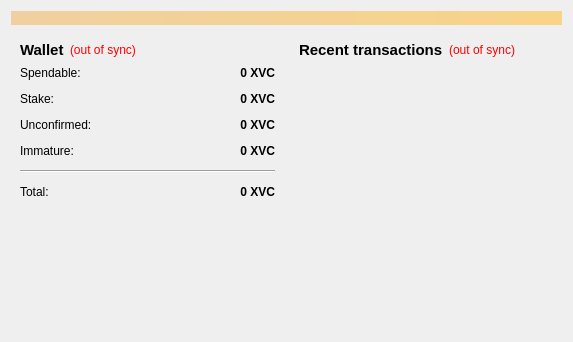
<?xml version="1.0" encoding="UTF-8"?>
<ui version="4.0">
 <class>OverviewPage</class>
 <widget class="QWidget" name="OverviewPage">
  <property name="geometry">
   <rect>
    <x>0</x>
    <y>0</y>
    <width>573</width>
    <height>342</height>
   </rect>
  </property>
  <property name="windowTitle">
   <string>Form</string>
  </property>
  <layout class="QVBoxLayout" name="topLayout">
   <item>
    <widget class="QLabel" name="labelAlerts">
     <property name="visible">
      <bool>false</bool>
     </property>
     <property name="styleSheet">
      <string notr="true">background-color: qlineargradient(x1: 0, y1: 0, x2: 1, y2: 0, stop:0 #F0D0A0, stop:1 #F8D488);  color:#000000
</string>
     </property>
     <property name="wordWrap">
      <bool>true</bool>
     </property>
     <property name="margin">
      <number>3</number>
     </property>
    </widget>
   </item>
   <item>
    <layout class="QHBoxLayout" name="horizontalLayout" stretch="1,1">
     <item>
      <layout class="QVBoxLayout" name="verticalLayout_2">
       <item>
        <widget class="QWidget" name="widget" native="true">
         <layout class="QVBoxLayout" name="verticalLayout_4">
          <item>
           <layout class="QHBoxLayout" name="horizontalLayout_4">
            <item>
             <widget class="QLabel" name="label_5">
              <property name="font">
               <font>
                <pointsize>11</pointsize>
                <weight>75</weight>
                <bold>true</bold>
               </font>
              </property>
              <property name="text">
               <string>Wallet</string>
              </property>
             </widget>
            </item>
            <item>
             <widget class="QLabel" name="labelWalletStatus">
              <property name="toolTip">
               <string>The displayed information may be out of date. Your wallet automatically synchronizes with the Vanillacash network after a connection is established, but this process has not completed yet.</string>
              </property>
              <property name="styleSheet">
               <string notr="true">QLabel { color: red; }</string>
              </property>
              <property name="text">
               <string notr="true">(out of sync)</string>
              </property>
              <property name="alignment">
               <set>Qt::AlignLeading|Qt::AlignLeft|Qt::AlignVCenter</set>
              </property>
             </widget>
            </item>
            <item>
             <spacer name="horizontalSpacer_2">
              <property name="orientation">
               <enum>Qt::Horizontal</enum>
              </property>
              <property name="sizeHint" stdset="0">
               <size>
                <width>40</width>
                <height>20</height>
               </size>
              </property>
             </spacer>
            </item>
           </layout>
          </item>
          <item>
           <layout class="QFormLayout" name="formLayout_2">
            <property name="fieldGrowthPolicy">
             <enum>QFormLayout::AllNonFixedFieldsGrow</enum>
            </property>
            <property name="horizontalSpacing">
             <number>12</number>
            </property>
            <property name="verticalSpacing">
             <number>12</number>
            </property>
            <item row="0" column="0">
             <widget class="QLabel" name="label">
              <property name="text">
               <string>Spendable:</string>
              </property>
             </widget>
            </item>
            <item row="0" column="1">
             <widget class="QLabel" name="labelBalance">
              <property name="font">
               <font>
                <weight>75</weight>
                <bold>true</bold>
               </font>
              </property>
              <property name="cursor">
               <cursorShape>IBeamCursor</cursorShape>
              </property>
              <property name="toolTip">
               <string>Your current spendable balance</string>
              </property>
              <property name="text">
               <string notr="true">0 XVC</string>
              </property>
              <property name="alignment">
               <set>Qt::AlignRight|Qt::AlignTrailing|Qt::AlignVCenter</set>
              </property>
              <property name="textInteractionFlags">
               <set>Qt::LinksAccessibleByMouse|Qt::TextSelectableByKeyboard|Qt::TextSelectableByMouse</set>
              </property>
             </widget>
            </item>
            <item row="1" column="0">
             <widget class="QLabel" name="label_6">
              <property name="text">
               <string>Stake:</string>
              </property>
             </widget>
            </item>
            <item row="1" column="1">
             <widget class="QLabel" name="labelStake">
              <property name="font">
               <font>
                <weight>75</weight>
                <bold>true</bold>
               </font>
              </property>
              <property name="cursor">
               <cursorShape>IBeamCursor</cursorShape>
              </property>
              <property name="toolTip">
               <string>Total of coins that was staked, and do not yet count toward the current balance</string>
              </property>
              <property name="text">
               <string notr="true">0 XVC</string>
              </property>
              <property name="alignment">
               <set>Qt::AlignRight|Qt::AlignTrailing|Qt::AlignVCenter</set>
              </property>
              <property name="textInteractionFlags">
               <set>Qt::LinksAccessibleByMouse|Qt::TextSelectableByKeyboard|Qt::TextSelectableByMouse</set>
              </property>
             </widget>
            </item>
            <item row="2" column="0">
             <widget class="QLabel" name="label_3">
              <property name="text">
               <string>Unconfirmed:</string>
              </property>
             </widget>
            </item>
            <item row="2" column="1">
             <widget class="QLabel" name="labelUnconfirmed">
              <property name="font">
               <font>
                <weight>75</weight>
                <bold>true</bold>
               </font>
              </property>
              <property name="cursor">
               <cursorShape>IBeamCursor</cursorShape>
              </property>
              <property name="toolTip">
               <string>Total of transactions that have yet to be confirmed, and do not yet count toward the current balance</string>
              </property>
              <property name="text">
               <string notr="true">0 XVC</string>
              </property>
              <property name="alignment">
               <set>Qt::AlignRight|Qt::AlignTrailing|Qt::AlignVCenter</set>
              </property>
              <property name="textInteractionFlags">
               <set>Qt::LinksAccessibleByMouse|Qt::TextSelectableByKeyboard|Qt::TextSelectableByMouse</set>
              </property>
             </widget>
            </item>
            <item row="3" column="0">
             <widget class="QLabel" name="labelImmatureText">
              <property name="text">
               <string>Immature:</string>
              </property>
             </widget>
            </item>
            <item row="3" column="1">
             <widget class="QLabel" name="labelImmature">
              <property name="font">
               <font>
                <weight>75</weight>
                <bold>true</bold>
               </font>
              </property>
              <property name="toolTip">
               <string>Mined balance that has not yet matured</string>
              </property>
              <property name="text">
               <string notr="true">0 XVC</string>
              </property>
              <property name="alignment">
               <set>Qt::AlignRight|Qt::AlignTrailing|Qt::AlignVCenter</set>
              </property>
              <property name="textInteractionFlags">
               <set>Qt::LinksAccessibleByMouse|Qt::TextSelectableByKeyboard|Qt::TextSelectableByMouse</set>
              </property>
             </widget>
            </item>
            <item row="4" column="0" colspan="2">
             <widget class="Line" name="line">
              <property name="orientation">
               <enum>Qt::Horizontal</enum>
              </property>
             </widget>
            </item>
            <item row="5" column="0">
             <widget class="QLabel" name="labelTotalText">
              <property name="text">
               <string>Total:</string>
              </property>
             </widget>
            </item>
            <item row="5" column="1">
             <widget class="QLabel" name="labelTotal">
              <property name="font">
               <font>
                <weight>75</weight>
                <bold>true</bold>
               </font>
              </property>
              <property name="cursor">
               <cursorShape>IBeamCursor</cursorShape>
              </property>
              <property name="toolTip">
               <string>Your current total balance</string>
              </property>
              <property name="text">
               <string notr="true">0 XVC</string>
              </property>
              <property name="alignment">
               <set>Qt::AlignRight|Qt::AlignTrailing|Qt::AlignVCenter</set>
              </property>
              <property name="textInteractionFlags">
               <set>Qt::LinksAccessibleByMouse|Qt::TextSelectableByKeyboard|Qt::TextSelectableByMouse</set>
              </property>
             </widget>
            </item>
           </layout>
          </item>
         </layout>
        </widget>
       </item>
       <item>
        <spacer name="verticalSpacer">
         <property name="orientation">
          <enum>Qt::Vertical</enum>
         </property>
         <property name="sizeHint" stdset="0">
          <size>
           <width>20</width>
           <height>40</height>
          </size>
         </property>
        </spacer>
       </item>
      </layout>
     </item>
     <item>
      <layout class="QVBoxLayout" name="verticalLayout_3">
       <item>
        <widget class="QWidget" name="widget_2" native="true">
         <layout class="QVBoxLayout" name="verticalLayout">
          <item>
           <layout class="QHBoxLayout" name="horizontalLayout_2">
            <item>
             <widget class="QLabel" name="label_4">
              <property name="font">
               <font>
                <pointsize>11</pointsize>
                <weight>75</weight>
                <bold>true</bold>
               </font>
              </property>
              <property name="text">
               <string>&lt;b&gt;Recent transactions&lt;/b&gt;</string>
              </property>
             </widget>
            </item>
            <item>
             <widget class="QLabel" name="labelTransactionsStatus">
              <property name="toolTip">
               <string>The displayed information may be out of date. Your wallet automatically synchronizes with the Vanillacash network after a connection is established, but this process has not completed yet.</string>
              </property>
              <property name="styleSheet">
               <string notr="true">QLabel { color: red; }</string>
              </property>
              <property name="text">
               <string notr="true">(out of sync)</string>
              </property>
              <property name="alignment">
               <set>Qt::AlignRight|Qt::AlignTrailing|Qt::AlignVCenter</set>
              </property>
             </widget>
            </item>
            <item>
             <spacer name="horizontalSpacer">
              <property name="orientation">
               <enum>Qt::Horizontal</enum>
              </property>
              <property name="sizeHint" stdset="0">
               <size>
                <width>40</width>
                <height>20</height>
               </size>
              </property>
             </spacer>
            </item>
           </layout>
          </item>
          <item>
           <widget class="QListView" name="listTransactions">
            <property name="styleSheet">
             <string notr="true">QListView { background: transparent; }</string>
            </property>
            <property name="frameShape">
             <enum>QFrame::NoFrame</enum>
            </property>
            <property name="verticalScrollBarPolicy">
             <enum>Qt::ScrollBarAlwaysOff</enum>
            </property>
            <property name="horizontalScrollBarPolicy">
             <enum>Qt::ScrollBarAlwaysOff</enum>
            </property>
            <property name="selectionMode">
             <enum>QAbstractItemView::NoSelection</enum>
            </property>
           </widget>
          </item>
         </layout>
        </widget>
       </item>
      </layout>
     </item>
    </layout>
   </item>
  </layout>
 </widget>
 <resources/>
 <connections/>
</ui>
